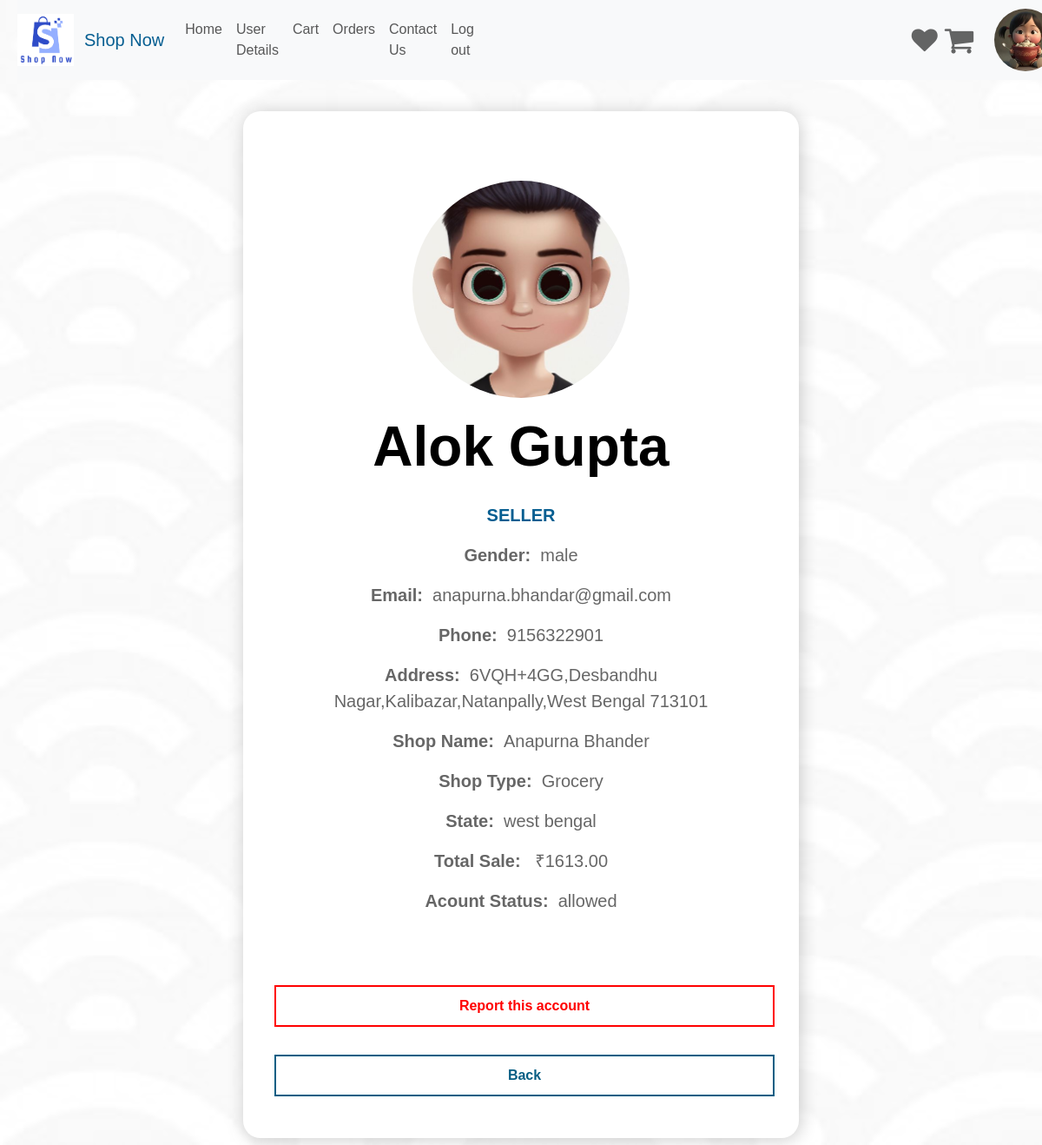
The app's page /BuyerSellerView.php?id=36 (signed in) with its own data.
### tables this page shows
CREATE TABLE `buyerdetails` (
  `Serial_no` int(11) NOT NULL,
  `Name` varchar(255) NOT NULL,
  `Gender` varchar(25) NOT NULL,
  `Email` varchar(255) NOT NULL,
  `Username` varchar(255) NOT NULL,
  `Password` varchar(255) NOT NULL,
  `Phone_no` varchar(25) NOT NULL,
  `City` varchar(255) NOT NULL,
  `Address` varchar(256) NOT NULL,
  `State` varchar(256) NOT NULL,
  `Photo_Id` varchar(255) NOT NULL,
  `Allow` varchar(255) DEFAULT NULL,
  `Question` varchar(255) NOT NULL,
  `Answer` varchar(255) NOT NULL
);

CREATE TABLE `sellerdetails` (
  `Serial_no` int(255) NOT NULL,
  `Name` varchar(255) DEFAULT NULL,
  `Gender` varchar(10) NOT NULL,
  `Email` varchar(255) DEFAULT NULL,
  `Username` varchar(256) DEFAULT NULL,
  `Password` varchar(256) DEFAULT NULL,
  `Phone` varchar(255) DEFAULT NULL,
  `Shop_name` varchar(256) DEFAULT NULL,
  `Shop_Type` varchar(255) NOT NULL,
  `Address` varchar(256) DEFAULT NULL,
  `State` varchar(256) DEFAULT NULL,
  `Photo_Id` varchar(256) NOT NULL,
  `Allow` varchar(255) DEFAULT NULL,
  `Identity` varchar(255) NOT NULL,
  `Question` varchar(255) NOT NULL,
  `Answer` varchar(255) NOT NULL
);

### BuyerSellerView.php (the view, shortened to what this page needs)
<?php
include_once('database.php');
?>
<html>
    <head>
    <link rel="stylesheet" href="#">
    <link rel="stylesheet" href="style.css">
    <link rel="stylesheet" href="https://cdnjs.cloudflare.com/ajax/libs/font-awesome/4.7.0/css/font-awesome.min.css">
    <link href="https://cdn.jsdelivr.net/npm/bootstrap@5.3.0-alpha1/dist/css/bootstrap.min.css" rel="stylesheet">
</head>
    <body style="background-color:hsl(0,0%,95%); margin:0 20px; font-family: 'Gill Sans', 'Gill Sans MT', Calibri, 'Trebuchet MS', sans-serif; " >
<?php
$email=$_SESSION['buyer'];
$sql="SELECT * FROM buyerdetails WHERE Email='$email'";
$result=mysqli_query($conn,$sql);
if(mysqli_num_rows($result)>0){
    while($row=mysqli_fetch_assoc($result)){
        $bgn=$row['Gender'];
        $bpid=$row['Photo_Id'];
        if(!empty($bpid)){
            $photo="buyerUpload/".$bpid;
        }
        else{
            $bgn=strtolower($bgn);
            $photo="uploads/".$bgn.".jpg";
        }
      }
}
else{
    echo "<div  class='alert alert-danger' role='alert'>Something went wrong. Please try again later!!
  </div>";
}
?>
    <nav class="navbar navbar-expand-lg navbar-light bg-light" style="position:fixed">
    <img src="uploads/logo.jpg" height="60rem" width="65rem" class="logo mt-2 mb-2 ml-2">
  <a class="navbar-brand" href="index.php" style="color:rgb(6, 94, 145) ;padding-left: 1vw; "> Shop Now</a>
  <div class="collapse navbar-collapse" id="navbarSupportedContent">
    <ul class="navbar-nav mr-auto">
      <li class="nav-item active">
        <a class="nav-link " href="BuyerHomepage.php">Home</a>
      </li>
      <li class="nav-item">
        <a class="nav-link " href="BuyerUserDetails.php">User Details</a>
      </li>
      <li class="nav-item">
        <a class="nav-link "  href="BuyerCart.php"  >Cart</a>
      </li>
      <li class="nav-item">
        <a class="nav-link "  href="BuyerOrders.php"  >Orders</a>
      </li>
      <li>
      <a class="nav-link" href="BuyerContactUs.php" >Contact Us</a>
      </li>
      <li class="nav-item">
        <a class="nav-link "  href="logout.php">Log out</a>
      </li>
    </ul>
  </div>
  <div class="float-right icon">
  <a href="BuyerWishList.php"><i class=" fa fa-thin fa-heart " style="font-size:30px;margin:0 0 0 4vh;color:rgb(0,0,0,0.600)"></i></a></div>
<div class="float-right ">
  <a href="BuyerCart.php"><i class="fa fa-shopping-cart icon" style="font-size:36px;margin:0 1vh 0 1vh;color:rgb(0,0,0,0.600)"></i></a></div>
  <div class="float-right">
  <a href="BuyerUserDetails.php" style="display:flex;"><img src="<?php echo $photo ?>" style="height:9vh; width:9vh; object-fit: cover;  border-radius: 50px; margin-left:2vh; cursor:pointer"></a></div>
</nav>
<br>
 <br>
 <br>
<div class="d-flex justify-content-center  mt-5 p-2" >
    <div class="profile" >
    <?php
    $ss=$_SESSION['id'];
$sql="SELECT * FROM sellerdetails WHERE Serial_no='$ss'";
$result=mysqli_query($conn,$sql);
if(mysqli_num_rows($result)>0){
    while($row=mysqli_fetch_assoc($result)){
        $Name=$row['Name'];
        $Gender=$row['Gender'];
        $Email=$row['Email'];
        $Phone=$row['Phone'];
        $Shop_name=$row['Shop_name'];
        $Shop_Type=$row['Shop_Type'];
        $Address=$row['Address'];
        $State=$row['State'];
        $Photo_Id=$row['Photo_Id'];
        $Allow=$row['Allow'];
        if(!empty($Photo_Id)){
            $photo="uploads/".$Photo_Id;
        }
        else{
            $photo="uploads/".$Gender.".jpg";
        }
        $sale=0;
        $sql3="SELECT * FROM orders WHERE Delivery_Status='Delivered' AND Seller_Email='$Email'";
        $result3=mysqli_query($conn,$sql3);
        if(mysqli_num_rows($result3)>0){
            while($row3=mysqli_fetch_assoc($result3)){
                $price=$row3['Price'];
                $price=intval($price);
                $sale=$sale+$price;
            }
        }
?>
<img  class="rounded-circle mt-5 mb-2" src="<?php echo $photo?>" height="250px" width="250px" alt="">
<p class="header"><?php echo $Name?> </p>
<p><span style="color:rgb(6, 94, 145)">SELLER</span></P>
<p><span>Gender:</span> &nbsp;<?php echo $Gender?> </p>
<p ><span>Email: &nbsp;</span><?php echo $Email?> </p>
<p ><span>Phone: &nbsp;</span><?php echo $Phone?> </p>
<p ><span>Address: &nbsp;</span><?php echo $Address?> </p>
<p ><span>Shop Name: &nbsp;</span><?php echo $Shop_name?> </p>
<p ><span>Shop Type: &nbsp;</span><?php echo $Shop_Type?> </p>
<p ><span>State: &nbsp;</span><?php echo $State?> </p>
<p ><span>Total Sale: &nbsp;</span> ₹<?php echo $sale?>.00 </p>
<p ><span>Acount Status:</span> &nbsp;<?php echo $Allow?> </p>
<div id="error" class="alert"></div>
<div class="Button1 button-one1" id="btn2">Report this account</div>
<div class="Button button-one" id="btn1">Back</div>
<?php
        }
    }
?>
    </div>
</div>
    </body></html>

### style.css (style rules this page uses)
* { margin: 0; padding: 0; }

### BuyerSellerView.php (style rules this page uses)
* { padding:0; margin:0; }
body { background-color:rgba(88, 88, 88, 0.856); background-size: cover; background-image:url("uploads/b1.jpg"); background-blend-mode: lighten; }
.Button1 { position: relative; display:flex; height: 6vh; margin:2em 0 1rem 0.25em; width:100%; cursor: pointer; border:2px solid red; color:red; text-decoration: none; background: rgb(255,255,255); text-decoration: none; color:red; font-size:1rem; font-weight: bold; padding:0.5em 0.5em; z-index:1; align-items: center; vertical-align: middle; text-align: center; justify-content: center; border-radius: var(--radius-4); box-shadow: var(--shadow-3); }
.Button1::after { content:''; position: absolute; color:white; width:100%; height: 100%; border-radius: var(--radius-5); background-color:red; top:0; left:0; z-index: -1; transition:transform 200ms ease-in; }
.Button-one1::after { border-radius: var(--radius-4); transform: scaleX(0); transform-origin: left; transform-origin: right; color:white; }
.Button { position: relative; display:flex; height: 6vh; margin:2em 0 1rem 0.25em; width:100%; cursor: pointer; border:2px solid rgb(6, 94, 132); color:rgb(6, 94, 132); text-decoration: none; background: rgba(255, 255, 255, 0); text-decoration: none; color:rgb(6, 94, 132); font-size:1rem; font-weight: bold; padding:0.5em 0.5em; z-index:1; align-items: center; vertical-align: middle; text-align: center; justify-content: center; border-radius: var(--radius-4); box-shadow: var(--shadow-3); }
.Button::after { content:''; position: absolute; color:white; width:100%; height: 100%; border-radius: var(--radius-5); background-color:rgb(6, 94, 132) ; top:0; left:0; z-index: -1; transition:transform 200ms ease-in; }
.Button-one::after { border-radius: var(--radius-4); transform: scaleX(0); transform-origin: left; transform-origin: right; color:white; }
.profile { width:40rem; height:auto; background-color: white; box-shadow: 2px 2px 20px rgb(0,0,0,0.200); border-radius: 20px; padding:2rem; text-align:center }
.profile img { object-fit: cover; }
.profile .header { font-size:4rem; font-weight: Bolder; color:black; }
.profile p { font-size:20px; color:rgb(0,0,0,0.600); }
.profile span { font-size:20px; font-weight:bolder; }

### records on screen
buyerdetails: Photo_Id (picture)
sellerdetails: Gender (picture), Name "Alok Gupta", Gender "male", Email "anapurna.bhandar@gmail.com", Phone "9156322901", Address "6VQH+4GG,Desbandhu Nagar,Kalibazar,Natanpally,West Bengal 713101", Shop_name "Anapurna Bhander", Shop_Type "Grocery", State "west bengal", sale "1613", Allow "allowed"
